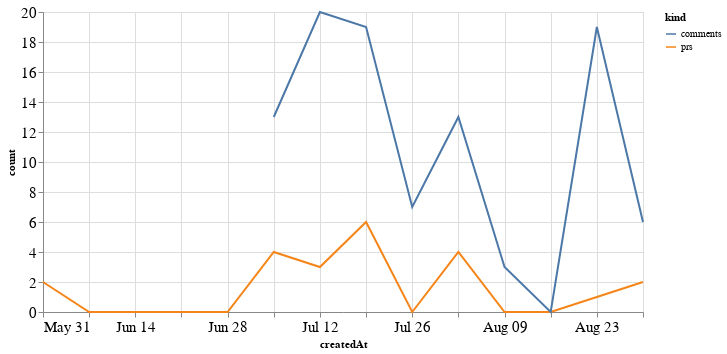

Notebook code cell kept with this figure:
### Code cell
alt.Chart(total_time, width=600).mark_line().encode(
    x='createdAt',
    y='count',
    color='kind'
)

### Figure 1 — Vega-Lite specification as saved in the notebook (floating-point values rounded to 4 significant figures)
{"config": {"axisLeft": {"labelFontSize": 15}, "axisBottom": {"labelFontSize": 15}}, "data": {"name": "data-0adf534ec1cd2ac6a826d8e011727497"}, "mark": "line", "encoding": {"color": {"type": "nominal", "field": "kind"}, "x": {"type": "temporal", "field": "createdAt"}, "y": {"type": "quantitative", "field": "count"}}, "width": 600, "$schema": "https://vega.github.io/schema/vega-lite/v4.8.1.json", "datasets": {"data-0adf534ec1cd2ac6a826d8e011727497": [{"createdAt": "2020-05-31T00:00:00", "kind": "prs", "count": 2.0}, {"createdAt": "2020-06-07T00:00:00", "kind": "prs", "count": 0.0}, {"createdAt": "2020-06-14T00:00:00", "kind": "prs", "count": 0.0}, {"createdAt": "2020-06-21T00:00:00", "kind": "prs", "count": 0.0}, {"createdAt": "2020-06-28T00:00:00", "kind": "prs", "count": 0.0}, {"createdAt": "2020-07-05T00:00:00", "kind": "prs", "count": 4.0}, {"createdAt": "2020-07-12T00:00:00", "kind": "prs", "count": 3.0}, {"createdAt": "2020-07-19T00:00:00", "kind": "prs", "count": 6.0}, {"createdAt": "2020-07-26T00:00:00", "kind": "prs", "count": 0.0}, {"createdAt": "2020-08-02T00:00:00", "kind": "prs", "count": 4.0}, {"createdAt": "2020-08-09T00:00:00", "kind": "prs", "count": 0.0}, {"createdAt": "2020-08-16T00:00:00", "kind": "prs", "count": 0.0}, {"createdAt": "2020-08-23T00:00:00", "kind": "prs", "count": 1.0}, {"createdAt": "2020-08-30T00:00:00", "kind": "prs", "count": 2.0}, {"createdAt": "2020-05-31T00:00:00", "kind": "comments", "count": null}, {"createdAt": "2020-06-07T00:00:00", "kind": "comments", "count": null}, {"createdAt": "2020-06-14T00:00:00", "kind": "comments", "count": null}, {"createdAt": "2020-06-21T00:00:00", "kind": "comments", "count": null}, {"createdAt": "2020-06-28T00:00:00", "kind": "comments", "count": null}, {"createdAt": "2020-07-05T00:00:00", "kind": "comments", "count": 13.0}, {"createdAt": "2020-07-12T00:00:00", "kind": "comments", "count": 20.0}, {"createdAt": "2020-07-19T00:00:00", "kind": "comments", "count": 19.0}, {"createdAt": "2020-07-26T00:00:00", "kind": "comments", "count": 7.0}, {"createdAt": "2020-08-02T00:00:00", "kind": "comments", "count": 13.0}, {"createdAt": "2020-08-09T00:00:00", "kind": "comments", "count": 3.0}, {"createdAt": "2020-08-16T00:00:00", "kind": "comments", "count": 0.0}, {"createdAt": "2020-08-23T00:00:00", "kind": "comments", "count": 19.0}, {"createdAt": "2020-08-30T00:00:00", "kind": "comments", "count": 6.0}]}}
